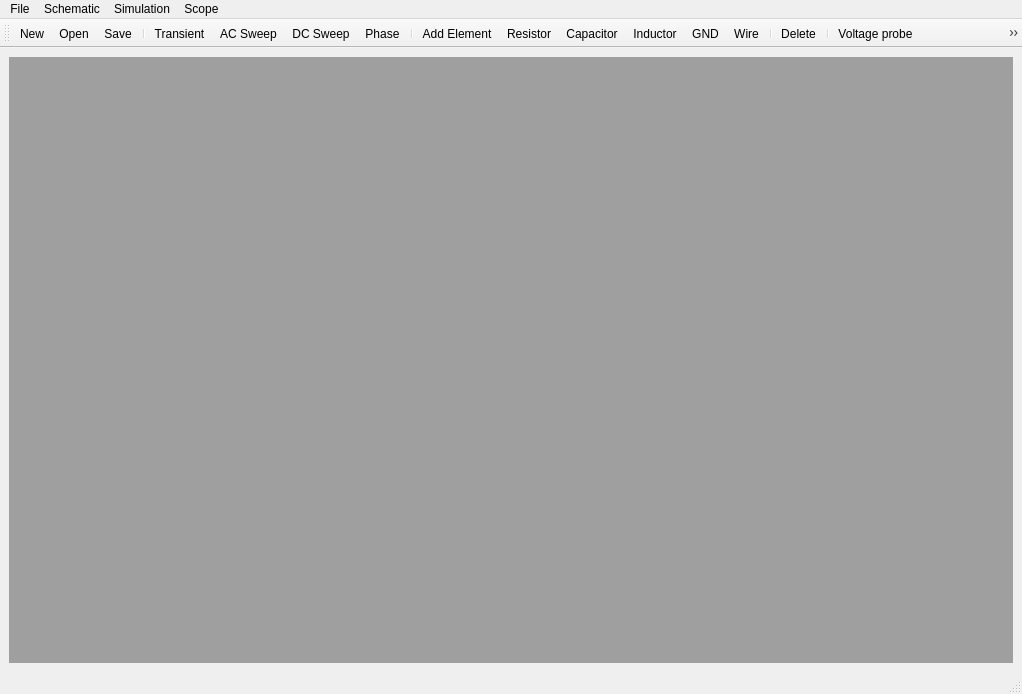
<?xml version="1.0" encoding="UTF-8"?>
<ui version="4.0">
 <class>MainWindow</class>
 <widget class="QMainWindow" name="MainWindow">
  <property name="geometry">
   <rect>
    <x>0</x>
    <y>0</y>
    <width>1022</width>
    <height>694</height>
   </rect>
  </property>
  <property name="windowTitle">
   <string>MainWindow</string>
  </property>
  <widget class="QWidget" name="centralwidget">
   <layout class="QGridLayout" name="gridLayout">
    <item row="0" column="0">
     <widget class="QMdiArea" name="mdiArea">
      <property name="viewMode">
       <enum>QMdiArea::ViewMode::SubWindowView</enum>
      </property>
      <widget class="QWidget" name="Schematic">
       <property name="windowTitle">
        <string>Schematic</string>
       </property>
       <layout class="QGridLayout" name="gridLayout_2">
        <item row="0" column="0">
         <widget class="SchematicView" name="schematicView">
          <property name="transformationAnchor">
           <enum>QGraphicsView::ViewportAnchor::AnchorViewCenter</enum>
          </property>
         </widget>
        </item>
       </layout>
      </widget>
      <widget class="QWidget" name="Simulation">
       <property name="windowTitle">
        <string>Simulation</string>
       </property>
       <layout class="QVBoxLayout" name="verticalLayout">
        <item>
         <widget class="QCustomPlot" name="customePlot" native="true"/>
        </item>
       </layout>
      </widget>
     </widget>
    </item>
   </layout>
  </widget>
  <widget class="QMenuBar" name="menubar">
   <property name="geometry">
    <rect>
     <x>0</x>
     <y>0</y>
     <width>1022</width>
     <height>21</height>
    </rect>
   </property>
   <widget class="QMenu" name="menuFile">
    <property name="title">
     <string>File</string>
    </property>
    <addaction name="actionNew"/>
    <addaction name="actionOpen"/>
    <addaction name="actionSave"/>
   </widget>
   <widget class="QMenu" name="menuSimulation">
    <property name="title">
     <string>Simulation</string>
    </property>
    <addaction name="actionTransient"/>
    <addaction name="actionAc_Sweep"/>
    <addaction name="actionDc_Sweep"/>
    <addaction name="actionPhase"/>
   </widget>
   <widget class="QMenu" name="menuSchematic">
    <property name="title">
     <string>Schematic</string>
    </property>
    <addaction name="actionAdd_Element"/>
    <addaction name="actionResistor"/>
    <addaction name="actionCapacitor"/>
    <addaction name="actionInductor"/>
    <addaction name="actionWire"/>
    <addaction name="actionGnd"/>
    <addaction name="separator"/>
    <addaction name="actionDelete"/>
   </widget>
   <widget class="QMenu" name="menuScope">
    <property name="title">
     <string>Scope</string>
    </property>
    <addaction name="actionCursor"/>
    <addaction name="actionAdd_Cursor"/>
    <addaction name="actionRemove_Cursor"/>
    <addaction name="actionSnap"/>
   </widget>
   <addaction name="menuFile"/>
   <addaction name="menuSchematic"/>
   <addaction name="menuSimulation"/>
   <addaction name="menuScope"/>
  </widget>
  <widget class="QStatusBar" name="statusbar"/>
  <widget class="QToolBar" name="toolBar">
   <property name="windowTitle">
    <string>toolBar</string>
   </property>
   <attribute name="toolBarArea">
    <enum>TopToolBarArea</enum>
   </attribute>
   <attribute name="toolBarBreak">
    <bool>false</bool>
   </attribute>
   <addaction name="actionNew"/>
   <addaction name="actionOpen"/>
   <addaction name="actionSave"/>
   <addaction name="separator"/>
   <addaction name="actionTransient"/>
   <addaction name="actionAc_Sweep"/>
   <addaction name="actionDc_Sweep"/>
   <addaction name="actionPhase"/>
   <addaction name="separator"/>
   <addaction name="actionAdd_Element"/>
   <addaction name="actionResistor"/>
   <addaction name="actionCapacitor"/>
   <addaction name="actionInductor"/>
   <addaction name="actionGnd"/>
   <addaction name="actionWire"/>
   <addaction name="separator"/>
   <addaction name="actionDelete"/>
   <addaction name="separator"/>
   <addaction name="actionVoltageProbe"/>
   <addaction name="actionCurrentProbe"/>
   <addaction name="actionPowerProbe"/>
  </widget>
  <action name="actionNew">
   <property name="icon">
    <iconset resource="resources.qrc">
     <normaloff>:/icons/assets/new.png</normaloff>:/icons/assets/new.png</iconset>
   </property>
   <property name="text">
    <string>New</string>
   </property>
  </action>
  <action name="actionOpen">
   <property name="icon">
    <iconset resource="resources.qrc">
     <normaloff>:/icons/assets/open-folder.png</normaloff>:/icons/assets/open-folder.png</iconset>
   </property>
   <property name="text">
    <string>Open</string>
   </property>
  </action>
  <action name="actionSave">
   <property name="icon">
    <iconset resource="resources.qrc">
     <normaloff>:/icons/assets/disk.png</normaloff>:/icons/assets/disk.png</iconset>
   </property>
   <property name="text">
    <string>Save</string>
   </property>
   <property name="shortcut">
    <string>Ctrl+S</string>
   </property>
  </action>
  <action name="actionTransient">
   <property name="text">
    <string>Transient</string>
   </property>
  </action>
  <action name="actionAc_Sweep">
   <property name="text">
    <string>AC Sweep</string>
   </property>
  </action>
  <action name="actionDc_Sweep">
   <property name="text">
    <string>DC Sweep</string>
   </property>
  </action>
  <action name="actionPhase">
   <property name="text">
    <string>Phase</string>
   </property>
  </action>
  <action name="actionAdd_Element">
   <property name="checkable">
    <bool>true</bool>
   </property>
   <property name="icon">
    <iconset resource="resources.qrc">
     <normaloff>:/icons/assets/electrical-component.png</normaloff>:/icons/assets/electrical-component.png</iconset>
   </property>
   <property name="text">
    <string>Add Element</string>
   </property>
  </action>
  <action name="actionResistor">
   <property name="checkable">
    <bool>true</bool>
   </property>
   <property name="icon">
    <iconset resource="resources.qrc">
     <normaloff>:/icons/assets/resistor.png</normaloff>:/icons/assets/resistor.png</iconset>
   </property>
   <property name="text">
    <string>Resistor</string>
   </property>
   <property name="shortcut">
    <string>R</string>
   </property>
  </action>
  <action name="actionCapacitor">
   <property name="checkable">
    <bool>true</bool>
   </property>
   <property name="icon">
    <iconset resource="resources.qrc">
     <normaloff>:/icons/assets/capacitor.png</normaloff>:/icons/assets/capacitor.png</iconset>
   </property>
   <property name="text">
    <string>Capacitor</string>
   </property>
   <property name="shortcut">
    <string>C</string>
   </property>
  </action>
  <action name="actionInductor">
   <property name="checkable">
    <bool>true</bool>
   </property>
   <property name="icon">
    <iconset resource="resources.qrc">
     <normaloff>:/icons/assets/electrical (3).png</normaloff>:/icons/assets/electrical (3).png</iconset>
   </property>
   <property name="text">
    <string>Inductor</string>
   </property>
   <property name="shortcut">
    <string>I</string>
   </property>
  </action>
  <action name="actionDelete">
   <property name="checkable">
    <bool>true</bool>
   </property>
   <property name="icon">
    <iconset resource="resources.qrc">
     <normaloff>:/icons/assets/delete.png</normaloff>:/icons/assets/delete.png</iconset>
   </property>
   <property name="text">
    <string>Delete</string>
   </property>
   <property name="shortcut">
    <string>Del</string>
   </property>
  </action>
  <action name="actionWire">
   <property name="checkable">
    <bool>true</bool>
   </property>
   <property name="icon">
    <iconset resource="resources.qrc">
     <normaloff>:/icons/assets/wire.png</normaloff>:/icons/assets/wire.png</iconset>
   </property>
   <property name="text">
    <string>Wire</string>
   </property>
   <property name="shortcut">
    <string>W</string>
   </property>
  </action>
  <action name="actionGnd">
   <property name="checkable">
    <bool>true</bool>
   </property>
   <property name="icon">
    <iconset resource="resources.qrc">
     <normaloff>:/icons/assets/computer.png</normaloff>:/icons/assets/computer.png</iconset>
   </property>
   <property name="text">
    <string>GND</string>
   </property>
   <property name="toolTip">
    <string>Ground</string>
   </property>
   <property name="shortcut">
    <string>G</string>
   </property>
  </action>
  <action name="actionAdd_Cursor">
   <property name="text">
    <string>Add Cursor</string>
   </property>
  </action>
  <action name="actionRemove_Cursor">
   <property name="text">
    <string>Remove Cursor</string>
   </property>
  </action>
  <action name="actionSnap">
   <property name="checkable">
    <bool>true</bool>
   </property>
   <property name="checked">
    <bool>true</bool>
   </property>
   <property name="text">
    <string>Snap</string>
   </property>
  </action>
  <action name="actionCursor">
   <property name="checkable">
    <bool>true</bool>
   </property>
   <property name="checked">
    <bool>true</bool>
   </property>
   <property name="text">
    <string>Cursor</string>
   </property>
  </action>
  <action name="actionVoltageProbe">
   <property name="checkable">
    <bool>true</bool>
   </property>
   <property name="icon">
    <iconset resource="resources.qrc">
     <normaloff>:/icons/assets/voltage-meter.png</normaloff>:/icons/assets/voltage-meter.png</iconset>
   </property>
   <property name="text">
    <string>Voltage probe</string>
   </property>
  </action>
  <action name="actionCurrentProbe">
   <property name="checkable">
    <bool>true</bool>
   </property>
   <property name="icon">
    <iconset resource="resources.qrc">
     <normaloff>:/icons/assets/ammeter (1).png</normaloff>:/icons/assets/ammeter (1).png</iconset>
   </property>
   <property name="text">
    <string>Current Probe</string>
   </property>
  </action>
  <action name="actionPowerProbe">
   <property name="checkable">
    <bool>true</bool>
   </property>
   <property name="icon">
    <iconset resource="resources.qrc">
     <normaloff>:/icons/assets/electrical (4).png</normaloff>:/icons/assets/electrical (4).png</iconset>
   </property>
   <property name="text">
    <string>Power Probe</string>
   </property>
  </action>
 </widget>
 <customwidgets>
  <customwidget>
   <class>SchematicView</class>
   <extends>QGraphicsView</extends>
   <header location="global">mainwindow.h</header>
  </customwidget>
  <customwidget>
   <class>QCustomPlot</class>
   <extends>QWidget</extends>
   <header>qcustomplot.h</header>
   <container>1</container>
  </customwidget>
 </customwidgets>
 <tabstops>
  <tabstop>schematicView</tabstop>
 </tabstops>
 <resources>
  <include location="resources.qrc"/>
 </resources>
 <connections/>
</ui>
